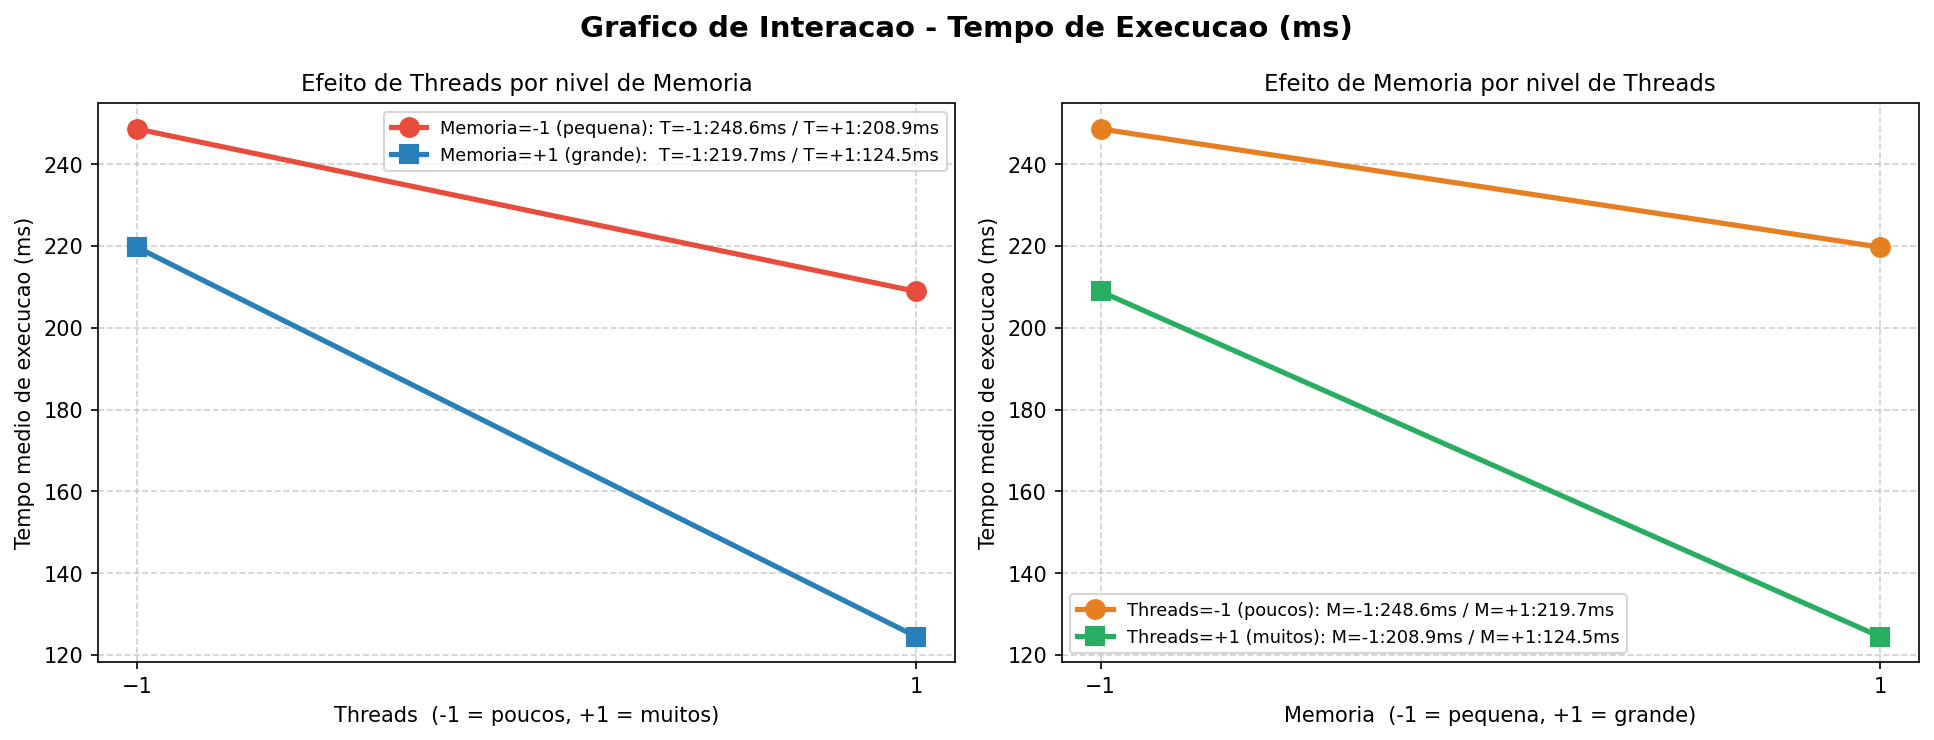

Python code for this plot:
"""
Questao 01 - Grafico de Interacao (Planejamento Fatorial 2^2)
Disciplina: Modelagem e Avaliacao de Desempenho - AV2 2026.1
Aluno: Matheus Vasconcelos de Macena Lima
"""

import numpy as np
import pandas as pd
import statsmodels.api as sm
import matplotlib
matplotlib.use("Agg")
import matplotlib.pyplot as plt

# Reproduzir o dataset individual
nome = "Matheus Vasconcelos de Macena Lima"
seed = sum([ord(c) for c in nome])
np.random.seed(seed)

n = 12
max_tentativas = 50

for tentativa in range(1, max_tentativas + 1):
    threads, memoria, tempo = [], [], []
    for t in [-1, 1]:
        for m in [-1, 1]:
            for _ in range(n):
                base     = 200
                efeito_t = -35 * t
                efeito_m = -28 * m
                inter    = -15 * t * m
                ruido    = np.random.normal(0, 6)
                y        = base + efeito_t + efeito_m + inter + ruido
                threads.append(t)
                memoria.append(m)
                tempo.append(y)

    df = pd.DataFrame({"threads": threads, "memoria": memoria, "tempo_execucao": tempo})

    X = df[["threads", "memoria"]].copy()
    X["interacao"] = df["threads"] * df["memoria"]
    X = sm.add_constant(X)
    model = sm.OLS(df["tempo_execucao"], X).fit()

    if (
        model.params["threads"]   < 0 and
        model.params["memoria"]   < 0 and
        model.params["interacao"] < 0 and
        model.pvalues["threads"]  < 0.05 and
        model.pvalues["memoria"]  < 0.05
    ):
        break

# Calcular medias por combinacao
medias = df.groupby(["threads", "memoria"])["tempo_execucao"].mean().reset_index()

y_nn = medias.query("threads==-1 and memoria==-1")["tempo_execucao"].values[0]
y_np = medias.query("threads==-1 and memoria== 1")["tempo_execucao"].values[0]
y_pn = medias.query("threads== 1 and memoria==-1")["tempo_execucao"].values[0]
y_pp = medias.query("threads== 1 and memoria== 1")["tempo_execucao"].values[0]

print("Medias por combinacao:")
print(f"  threads=-1, memoria=-1 -> {y_nn:.4f} ms")
print(f"  threads=-1, memoria=+1 -> {y_np:.4f} ms")
print(f"  threads=+1, memoria=-1 -> {y_pn:.4f} ms")
print(f"  threads=+1, memoria=+1 -> {y_pp:.4f} ms")

# Grafico de interacao
fig, axes = plt.subplots(1, 2, figsize=(13, 5))
fig.suptitle("Grafico de Interacao - Tempo de Execucao (ms)", fontsize=14, fontweight="bold")

# Plot 1: eixo X = Threads, linhas por Memoria
for m_val, label, color, marker in [
    (-1, f"Memoria=-1 (pequena): T=-1:{y_nn:.1f}ms / T=+1:{y_pn:.1f}ms", "#e74c3c", "o"),
    ( 1, f"Memoria=+1 (grande):  T=-1:{y_np:.1f}ms / T=+1:{y_pp:.1f}ms",  "#2980b9", "s"),
]:
    sub = medias[medias["memoria"] == m_val]
    axes[0].plot(sub["threads"], sub["tempo_execucao"],
                 marker=marker, linewidth=2.5, markersize=9, label=label, color=color)
axes[0].set_title("Efeito de Threads por nivel de Memoria", fontsize=11)
axes[0].set_xlabel("Threads  (-1 = poucos, +1 = muitos)", fontsize=10)
axes[0].set_ylabel("Tempo medio de execucao (ms)", fontsize=10)
axes[0].set_xticks([-1, 1])
axes[0].legend(fontsize=8.5)
axes[0].grid(True, linestyle="--", alpha=0.6)

# Plot 2: eixo X = Memoria, linhas por Threads
for t_val, label, color, marker in [
    (-1, f"Threads=-1 (poucos): M=-1:{y_nn:.1f}ms / M=+1:{y_np:.1f}ms", "#e67e22", "o"),
    ( 1, f"Threads=+1 (muitos): M=-1:{y_pn:.1f}ms / M=+1:{y_pp:.1f}ms",  "#27ae60", "s"),
]:
    sub = medias[medias["threads"] == t_val]
    axes[1].plot(sub["memoria"], sub["tempo_execucao"],
                 marker=marker, linewidth=2.5, markersize=9, label=label, color=color)
axes[1].set_title("Efeito de Memoria por nivel de Threads", fontsize=11)
axes[1].set_xlabel("Memoria  (-1 = pequena, +1 = grande)", fontsize=10)
axes[1].set_ylabel("Tempo medio de execucao (ms)", fontsize=10)
axes[1].set_xticks([-1, 1])
axes[1].legend(fontsize=8.5)
axes[1].grid(True, linestyle="--", alpha=0.6)

plt.tight_layout()
plt.savefig("grafico_q1_interacao.png", dpi=150, bbox_inches="tight")
print("\nGrafico salvo em: grafico_q1_interacao.png")
